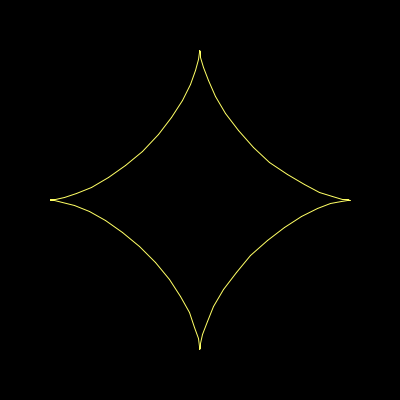
Frame 1 (no input)
Frame 60 (the mouse pressed at the canvas centre just before this capture): identical to frame 1, image omitted
Frame 120 (the mouse held since frame 60 and released just before this capture): identical to frame 1, image omitted

The Processing sketch that drew this single still picture (run headless with seeded random() and noise(); from frame 60 on, the mouse is pressed at the canvas centre):

// Processing sketch: ex04_1_ast
// ── ex04_1_ast.pde



void setup(){
  size(400, 400);
  smooth();
  stroke(255, 255, 100);
  frameRate(60);
}


void draw() {
  background(0);
  float theta = 0, step = 0.1, r = 150;
  float x1, x2, y1, y2;
  while (theta < 2*PI) {
    x1 = r*pow(cos(theta),3);
    y1 = r*pow(sin(theta), 3);
    x2 = r*pow(cos(theta+step), 3);
    y2 = r*pow(sin(theta+step), 3);
    x1 += 200;
    x2 += 200;
    y1 += 200;
    y2 += 200;
    line(x1, y1, x2, y2);
    theta += step;
  }
}
